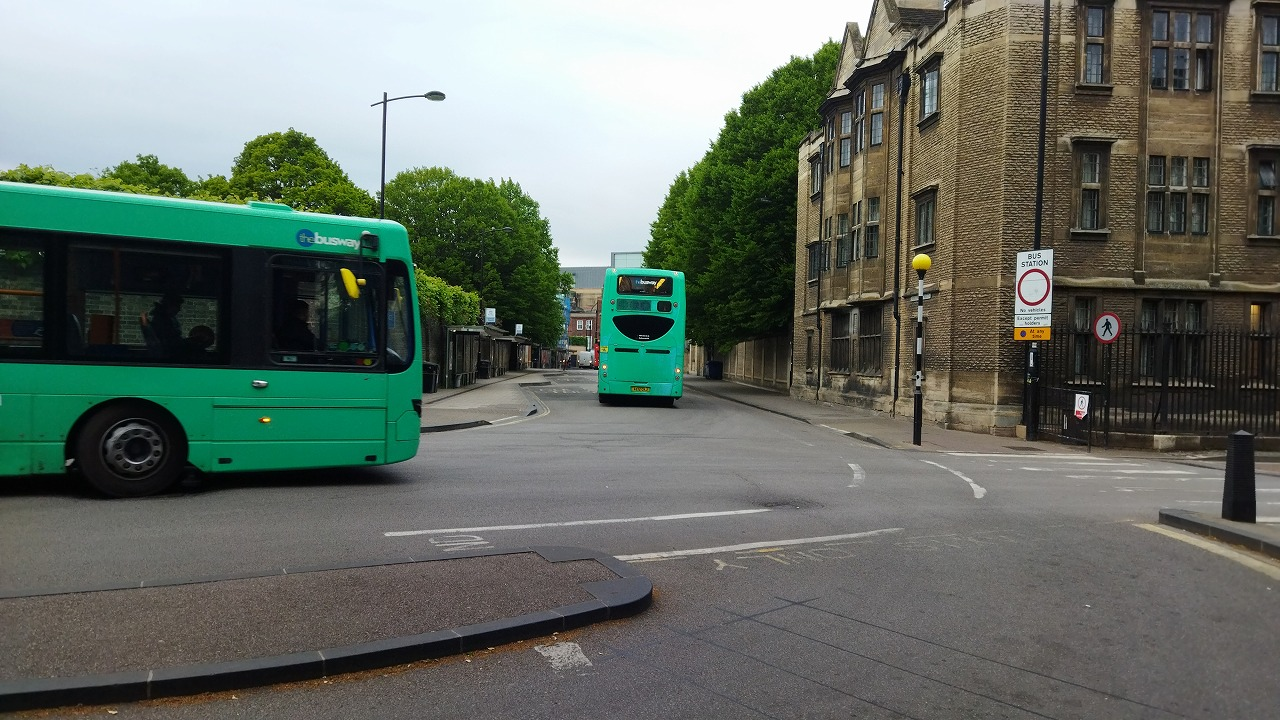
#> input picture jupyter_notebooks/pynq-original-dpu-model/img/Bus.JPEG, 1280 x 720 px; its folder holds only this picture in this run
$ jupyter execute --allow-errors my-dpu-gpio-test.ipynb   (shell and % lines are left out)
#> lines starting #> are read from the running program, lines starting #| are printed output that depends on the picture
# DPU example: YOLOv3-Edited_original-dpu-gpio-test
----

## Aim/s
* This notebooks shows an example of DPU applications. The application,as well as the DPU IP, is pulled from the official
[Vitis AI Github Repository](https://github.com/Xilinx/Vitis-AI).

## References
* [Vitis AI Github Repository](https://www.xilinx.com/products/design-tools/vitis/vitis-ai.html).

## Last revised
* Jun 27, 2022
    * Initial revision

* Apr 20, 2024
    * test revision
----

## 1. Prepare the overlay
We will download the overlay onto the board.

[cell 1]
from pynq_dpu import DpuOverlay
#> (the rest of this cell did not finish here and is left out)

[cell 2]
from pynq import Overlay
from pynq.lib import AxiGPIO
#> (the rest of this cell did not finish here and is left out)

#> (a cell that did not finish here is left out)

[cell 4]
# LED(PWM)_set
# utility functions for bit manipulation
def set_bit(value, bit):
    return value | (1 << bit)

def clear_bit(value, bit):
    return value & ~(1 << bit)

def get_bit(value, bit):
    return (value >> bit) & 1

#> (the rest of this cell did not finish here and is left out)

[cell 5]
# LED(PWM)_set

# [33 lines left out: function set_motor_A_pwm, not called in this run]

[cell 6]
# LED(PWM)_set

# [33 lines left out: function set_motor_B_pwm, not called in this run]

## 2. Utility functions

In this section, we will prepare a few functions for later use.

[cell 7]
import os
import time
import numpy as np
import cv2
import random
import colorsys
from matplotlib.patches import Rectangle
import matplotlib.pyplot as plt

The `load_model()` method will automatically prepare the `graph`
which is used by VART.

**Note** For the KV260 board you may see TLS memory allocation errors if cv2 gets loaded before loading the vitis libraries in the Jupyter Lab environment. Make sure to load cv2 first in these cases.

#> (a cell that did not finish here is left out)

Let's first define a few useful preprocessing functions.

[cell 9]
anchor_list = [10,13,16,30,33,23,30,61,62,45,59,119,116,90,156,198,373,326]
anchor_float = [float(x) for x in anchor_list]
anchors = np.array(anchor_float).reshape(-1, 2)

[cell 10]
'''Get model classification information'''
def get_class(classes_path):
#> called with classes_path = 'img/coco2017_classes.txt'
    with open(classes_path) as f:
#> (reads src/gst-dpu-test/img/coco2017_classes.txt from the repository)
        class_names = f.readlines()
    class_names = [c.strip() for c in class_names]
    return class_names

classes_path = "img/coco2017_classes.txt"
class_names = get_class(classes_path)

[cell 11]
num_classes = len(class_names)
hsv_tuples = [(1.0 * x / num_classes, 1., 1.) for x in range(num_classes)]
colors = list(map(lambda x: colorsys.hsv_to_rgb(*x), hsv_tuples))
colors = list(map(lambda x:
                  (int(x[0] * 255), int(x[1] * 255), int(x[2] * 255)),
                  colors))
random.seed(0)
random.shuffle(colors)
random.seed(None)

[cell 12]
'''resize image with unchanged aspect ratio using padding'''
def letterbox_image(image, size):
    ih, iw, _ = image.shape
    w, h = size
    scale = min(w/iw, h/ih)
    #print(scale)

    nw = int(iw*scale)
    nh = int(ih*scale)
    #print(nw)
    #print(nh)

    image = cv2.resize(image, (nw,nh), interpolation=cv2.INTER_LINEAR)
    new_image = np.ones((h,w,3), np.uint8) * 128
    h_start = (h-nh)//2
    w_start = (w-nw)//2
    new_image[h_start:h_start+nh, w_start:w_start+nw, :] = image
    return new_image


'''image preprocessing'''
def pre_process(image, model_image_size):
    image = image[...,::-1]
    image_h, image_w, _ = image.shape

    if model_image_size != (None, None):
        assert model_image_size[0]%32 == 0, 'Multiples of 32 required'
        assert model_image_size[1]%32 == 0, 'Multiples of 32 required'
        boxed_image = letterbox_image(image, tuple(reversed(model_image_size)))
    else:
        new_image_size = (image_w - (image_w % 32), image_h - (image_h % 32))
        boxed_image = letterbox_image(image, new_image_size)
    image_data = np.array(boxed_image, dtype='float32')
    image_data /= 255.
    image_data = np.expand_dims(image_data, 0)
    return image_data

We will also define a few functions to post-process the output after running a DPU task.

[cell 13]
# [48 lines left out: functions _get_feats, correct_boxes, boxes_and_scores, not called in this run]

[cell 14]
'''Draw detection frame'''
# [63 lines left out: functions draw_bbox, nms_boxes, not called in this run]

[cell 15]
# [17 lines left out: function draw_boxes, not called in this run]

[cell 16]
# [37 lines left out: function evaluate, not called in this run]

Keep in mind that our original images are 640x480 so we need to preprocess them
later to make sure it fits our model.

[cell 17]
image_folder = 'img'
original_images = [i for i in os.listdir(image_folder) if i.endswith("JPEG")]
total_images = len(original_images)

## 3. Use VART
Now we should be able to use VART to do image classification.

#> (a cell that did not finish here is left out)

#> (a cell that did not finish here is left out)

#> (a cell that did not finish here is left out)

#> (a cell that did not finish here is left out)

#> (a cell that did not finish here is left out)

#> (a cell that did not finish here is left out)

We can define a few buffers to store input and output data. They will be reused
during multiple runs.

#> (a cell that did not finish here is left out)

Remember that we have a list of `original_images`.
We can now define a new function `run()` which takes the image index as
the input, then decode and post-process the output as the detection result.
With the argument `display` set to `True`, the original image as well as the
detected objects and their labels can be rendered.

It is obvious that the range of `image_index` should be [0, `total_images`-1].

[cell 25]
def run(image_index, display=False):
    # Read input image
#> called with image_index = 0, display = True
    input_image = cv2.imread(os.path.join(image_folder, original_images[image_index]))
#> input_image is the input picture: shape (720, 1280, 3); mean B, G, R 100.8, 110, 101.1

    # Pre-processing
    image_size = input_image.shape[:2]
#> image_size = (720, 1280)
    image_data = np.array(pre_process(input_image, (416, 416)), dtype=np.float32)
#> in letterbox_image, `image = cv2.resize(image, (nw,nh), interpolation=cv2.INTER_LINEAR)`:
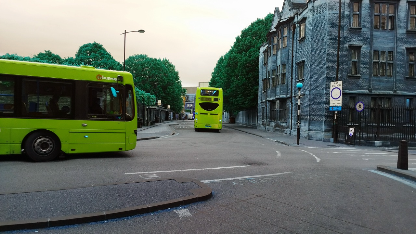
#> image: shape (234, 416, 3); mean of channels 0, 1, 2 100.9, 109.9, 100.7; drawn as B, G, R
#> in letterbox_image, `new_image[h_start:h_start+nh, w_start:w_start+nw, :] = image`:
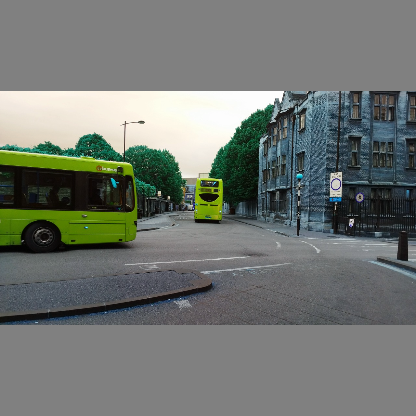
#> new_image: shape (416, 416, 3); mean of channels 0, 1, 2 112.8, 117.8, 112.6; drawn as B, G, R

    # Fetch data to DPU and trigger it
    image[0,...] = image_data.reshape(shapeIn[1:])
    job_id = dpu.execute_async(input_data, output_data)
    dpu.wait(job_id)

    # Retrieve output data
    conv_out0 = np.reshape(output_data[0], shapeOut0)
    conv_out1 = np.reshape(output_data[1], shapeOut1)
    conv_out2 = np.reshape(output_data[2], shapeOut2)
    yolo_outputs = [conv_out0, conv_out1, conv_out2]

    # Decode output from YOLOv3
    boxes, scores, classes = evaluate(yolo_outputs, image_size, class_names, anchors)

    if display:
        _ = draw_boxes(input_image, boxes, scores, classes)
    print("Number of detected objects: {}".format(len(boxes)))
    print("Scores: {}".format(scores))
    print("Details of detected objects: {}".format(classes))

    # Bus(5)-Red_led(GPIO+PWM)
    if 5 in classes:
        gpio_out.write(0x10,mask)
        set_motor_A_pwm(10, 'reverse')
        time.sleep(3)
        set_motor_A_pwm(50, 'reverse')
        time.sleep(3)
        set_motor_A_pwm(99, 'reverse')
        time.sleep(3)

        set_motor_A_pwm(0, 'coast')
        gpio_out.write(0x0,mask)

    # Sports ball(32)-Green_led(GPIO+PWM)
    if 32 in classes:
        gpio_out.write(0x9,mask)
        set_motor_B_pwm(10, 'forward')
        time.sleep(3)
        set_motor_B_pwm(50, 'forward')
        time.sleep(3)
        set_motor_B_pwm(99, 'forward')
        time.sleep(3)

        set_motor_B_pwm(0, 'coast')
        gpio_out.write(0x0,mask)
